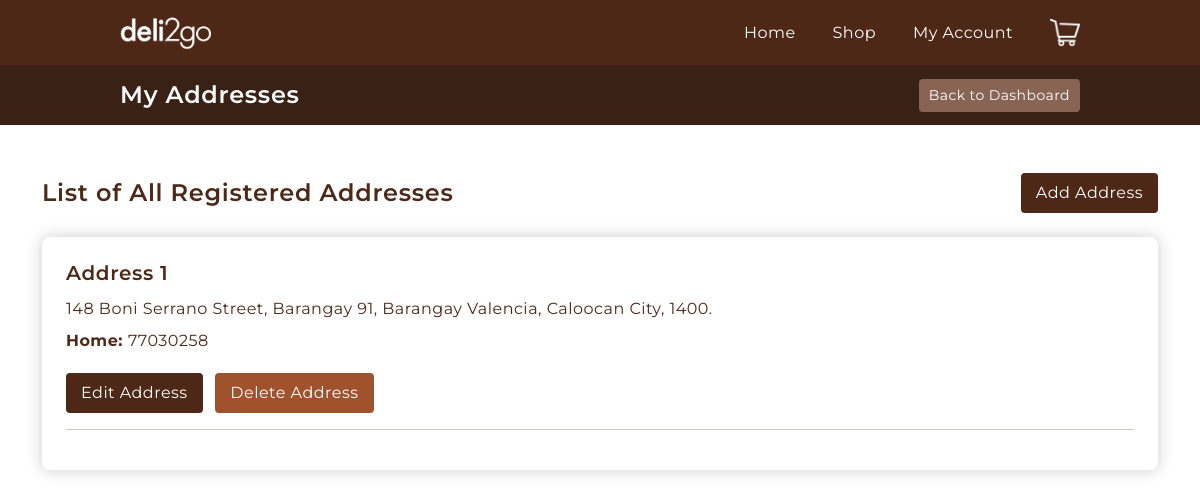
Before: /addresses/ (signed in) with the older database file.
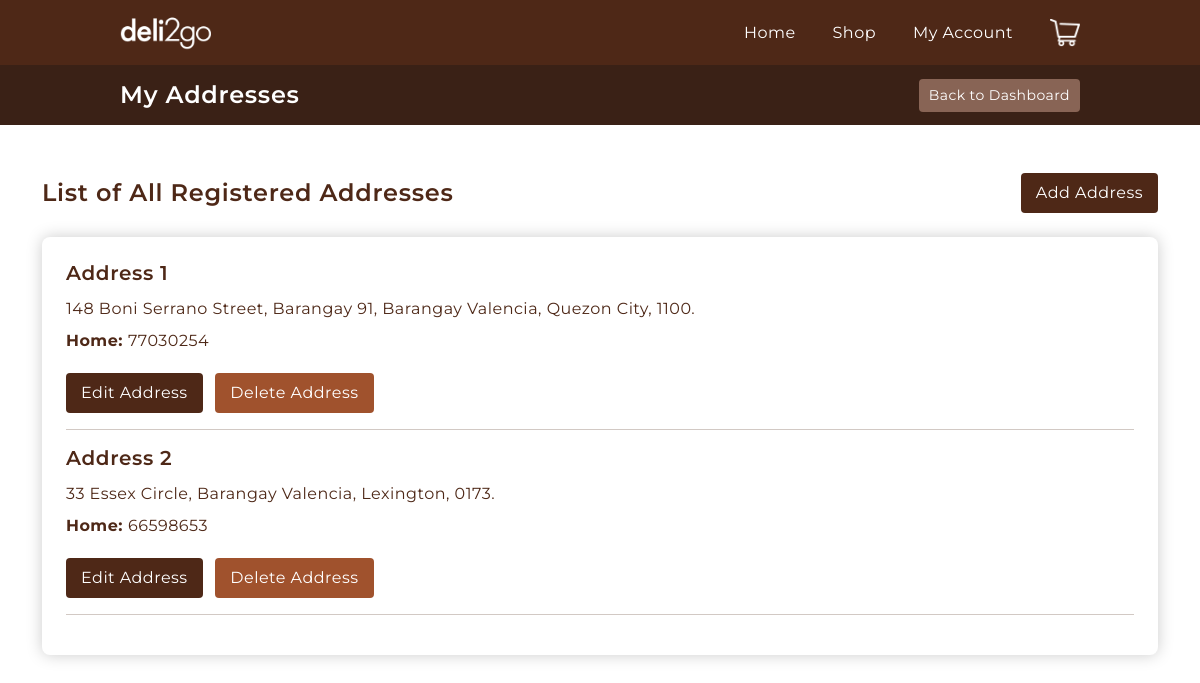
After: the same page with the newer database file.
### cashier/models.py (models this page shows, shortened)
class Address(models.Model):
    street_address = models.CharField(max_length=70)
    barangay = models.CharField(max_length=50)
    city = models.CharField(max_length=50)
    zip_code = models.CharField(max_length=4)
    home_phone = models.CharField(max_length=8)
    customer = models.ForeignKey(Customer, on_delete=models.CASCADE)

### customer/views.py (the view)
# urls.py: path('addresses/', views.addresses, name="addresses"),
@login_required(login_url="login")
def addresses(request):
    customer = request.user.customer
    addresses = customer.address_set.all()
    context = {'addresses':addresses}
    return render(request, 'customer/dashboard/addresses/addresses.html', context)

### templates/customer/dashboard/addresses/addresses.html (shortened to what this page needs)
{% extends 'base.html' %} {% load static %}
{% block topbar %}
<h4>My Addresses</h4>
{% endblock topbar %}
{% block topbar-button %}
<a href="{% url 'dashboard' %}"><button>Back to Dashboard</button></a>
{% endblock topbar-button %}
{% block content %}
<main class="addresses container mt-5">
    <header class="d-flex justify-content-between align-items-center w-100">
        <h4>List of All Registered Addresses</h4>
        <a href="{% url 'add-address' %}"
            ><button class="address__button bg-darkbrown">
                Add Address
            </button></a
        >
    </header>
    <section class="mt-4 mb-5 card-bg p-4">
        {% if addresses %}
        {% for address in addresses %}
        <div class="address">
            <h5>Address {{ forloop.counter }}</h5>
            <p class="mt-2">
                {{address.street_address}}, {{address.barangay}},
                {{address.city}}, {{address.zip_code}}.
            </p>
            <p><strong>Home: </strong>{{address.home_phone}}</p>
        </div>
        <a href="{% url 'edit-address' address.pk %}"
            ><button class="address__button bg-darkbrown mt-3">
                Edit Address
            </button></a
        >
        <a href=""
            ><button
                data-product="{{address.id}}"
                class="address__button delete-address bg-sienna ms-2 mt-3"
            >
                Delete Address
            </button></a
        >
        <hr />
        {% endfor %}
        {% else %}
        <h5>No Addresses Available</h5>
        {% endif %}
    </section>
</main>
{% endblock content %}

Changed rows visible on the page:
changed Address "148 Boni Serrano Street, Barangay 91": city "Caloocan City" → "Quezon City"; zip_code "1400" → "1100"; home_phone "77030258" → "77030254"
added Address: street_address "33 Essex Circle", barangay "Barangay Valencia", city "Lexington", zip_code "0173", home_phone "66598653"
